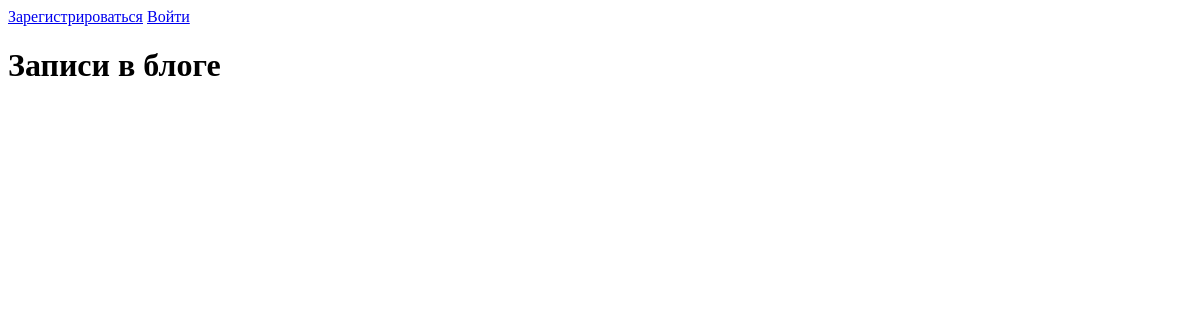
Page /index1 on the earlier database version.
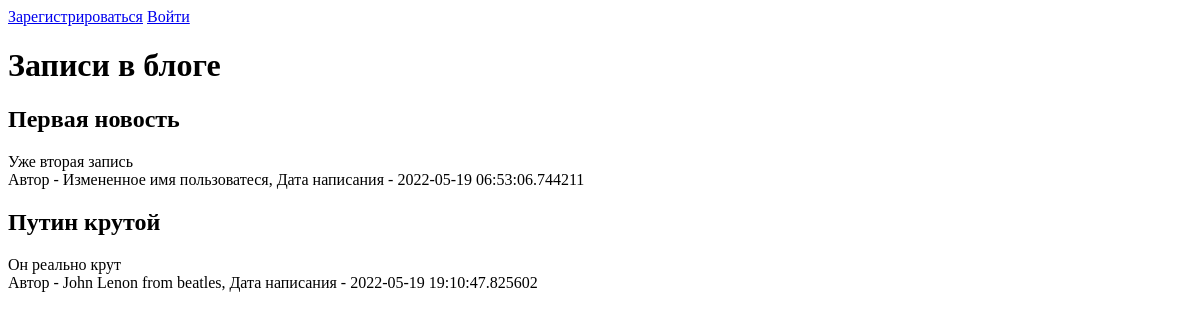
Same page on the later database version.
### data/news.py (models this page shows)
class News(SqlAlchemyBase):
    __tablename__ = 'news'
    id = sqlalchemy.Column(sqlalchemy.Integer, primary_key=True, autoincrement=True)
    title = sqlalchemy.Column(sqlalchemy.String, nullable=True)
    content = sqlalchemy.Column(sqlalchemy.String, nullable=True)
    created_date = sqlalchemy.Column(sqlalchemy.DateTime, default=datetime.datetime.now)
    is_private = sqlalchemy.Column(sqlalchemy.Boolean, default=True)
    user_id = sqlalchemy.Column(sqlalchemy.Integer, sqlalchemy.ForeignKey("users.id"))
    user = orm.relation('User')
    categories = orm.relation("Category", secondary="association", backref="News")

### data/users.py (models this page shows, shortened)
class User(SqlAlchemyBase, UserMixin):
    __tablename__ = 'users'
    id = sqlalchemy.Column(sqlalchemy.Integer, primary_key=True, autoincrement=True)
    name = sqlalchemy.Column(sqlalchemy.String, nullable=True)
    about = sqlalchemy.Column(sqlalchemy.String, nullable=True)
    email = sqlalchemy.Column(sqlalchemy.String, index=True, unique=True, nullable=True)
    hashed_password = sqlalchemy.Column(sqlalchemy.String, nullable=True)
    created_date = sqlalchemy.Column(sqlalchemy.DateTime, default=datetime.datetime.now)
    news = orm.relation("News", back_populates='user')

### Flask_site2.py (the view)
@app.route('/')
@app.route('/index1')
def index1():
    db_sess = db_session.create_session()
    if current_user.is_authenticated:
        news = db_sess.query(News).filter((News.user == current_user) | (News.is_private != True))
    else:
        news = db_sess.query(News).filter(News.is_private != True)
    return render_template("index1.html", news=news)

### data/db_session.py (called while the page is built)
def create_session() -> Session:
    global __factory
    return __factory()

### templates/index1.html (shortened to what this page needs)
{% extends "base.html" %}
{% block content %}
    {% if current_user.is_authenticated %}
        <a class="navbar-brand" href="/logout">{{ current_user.name }}</a>
    {% else %}
    <p>
        <a class="btn btn-primary " href="/register">Зарегистрироваться</a>
        <a class="btn btn-success" href="/login">Войти</a>
    </p>
    {% endif %}
    <h1>Записи в блоге</h1>
    {% for item in news %}
    <div class="col-md6 border rounded">
        <h2>{{item.title}}</h2>
        <div>
            {{item.content}}
        </div>
        <div>
            Автор - {{item.user.name}}, Дата написания - {{item.created_date}}
        </div>
    </div>
{% endfor %}
{% endblock %}

Differences in the rows shown:
added News: title "Первая новость", content "Уже вторая запись", user.name "Измененное имя пользоватеся", created_date "2022-05-19 06:53:06.744211"
added News: title "Путин крутой", content "Он реально крут", user.name "John Lenon from beatles", created_date "2022-05-19 19:10:47.825602"
